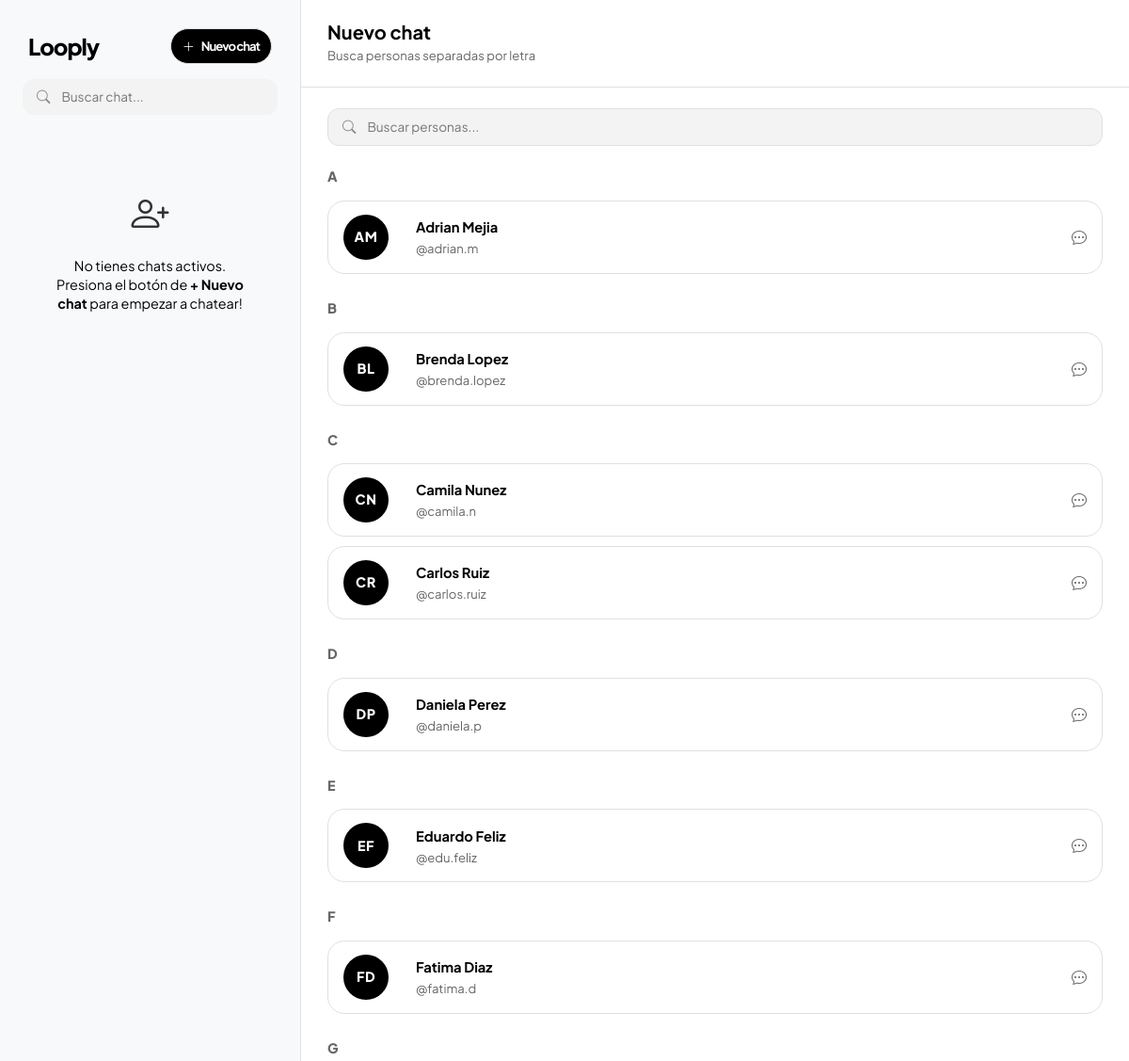
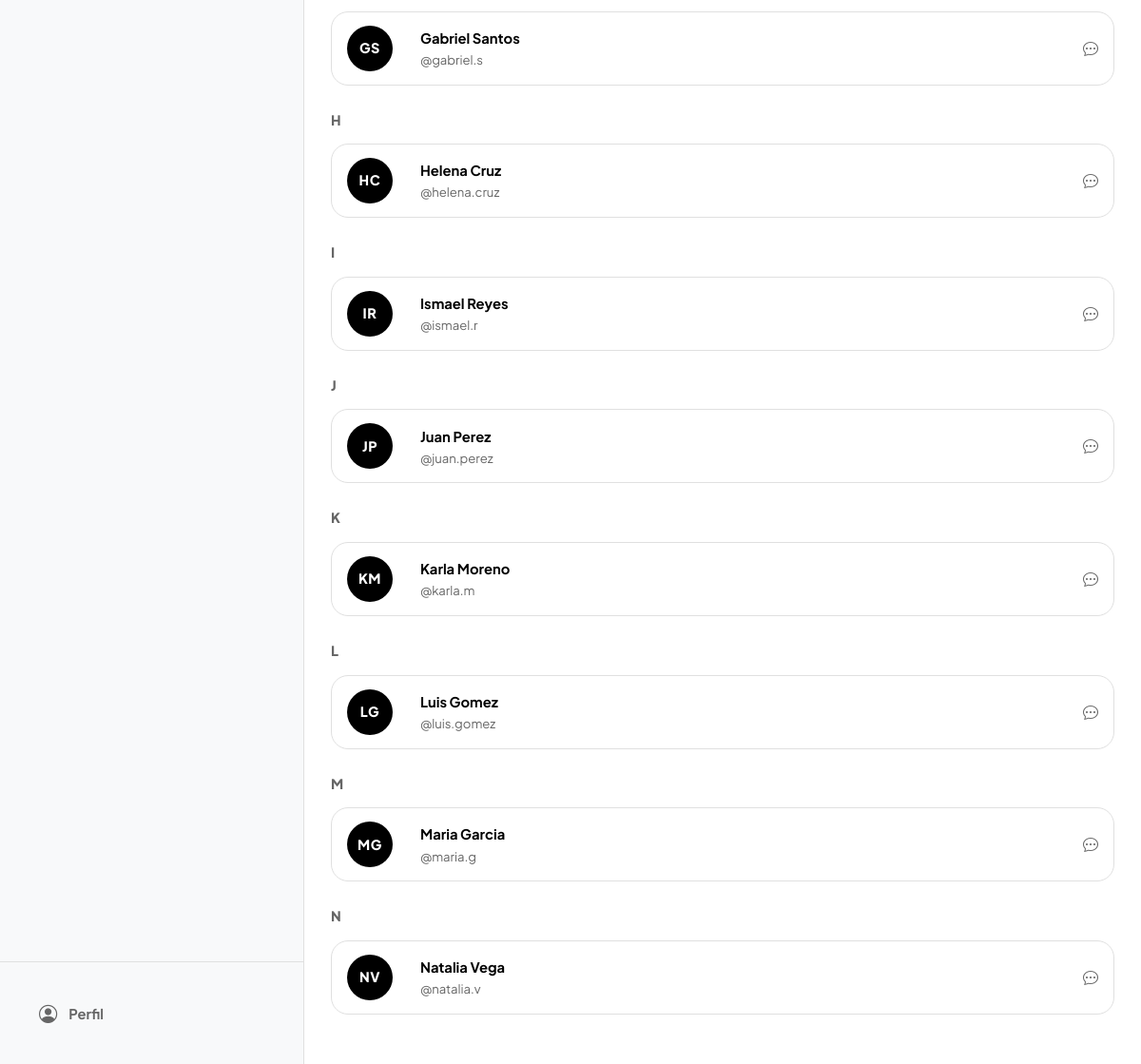
Screenshot of /views/new-chat.php (signed in) with the database file from the repository (2 pictures, top to bottom).
### tables this page shows
CREATE TABLE users (
    id INT AUTO_INCREMENT PRIMARY KEY,
    full_name VARCHAR(100) NOT NULL,
    username VARCHAR(50) NOT NULL UNIQUE,
    email VARCHAR(100) NOT NULL UNIQUE,
    password VARCHAR(255) NOT NULL,
    bio TEXT,
    created_at TIMESTAMP DEFAULT CURRENT_TIMESTAMP
);

### includes/queries.php (called while the page is built, shortened)
<?php
function q_get_all_users_except_me(PDO $db, int $my_id): array
{
    $stmt = $db->prepare('SELECT id, full_name, username FROM users WHERE id != ? ORDER BY full_name ASC');
    $stmt->execute([$my_id]);
    return $stmt->fetchAll();
}

### views/new-chat.php (the view, shortened to what this page needs)
<?php
require_once(__DIR__ . "/../includes/bootstrap.php");
require_once(__DIR__ . "/../includes/queries.php");
$db    = (new connectionDatabase())->con;
$my_id = $_SESSION['user_id'];
$allUsers        = q_get_all_users_except_me($db, $my_id);
$peopleDirectory = [];
foreach ($allUsers as $user) {
    $firstLetter = strtoupper(substr($user['full_name'], 0, 1));
    $peopleDirectory[$firstLetter][] = [
        'id'     => $user['id'],
        'name'   => $user['full_name'],
        'handle' => '@' . $user['username'],
    ];
}
$contacts = q_get_sidebar_contacts($db, $my_id);
function getInitials($name) {
    $words = explode(" ", $name);
    $initials = "";
    foreach ($words as $w) {
        if (!empty($w)) $initials .= $w[0];
    }
    return strtoupper(substr($initials, 0, 2));
}
?>
<!DOCTYPE html>
<html lang="es">
<head>
</head>
<body class="no-mobile-nav">
<div class="app-container mobile-content-page">
    <div class="sidebar">
        <div class="sidebar-header sidebar-header-row pb-0">
            <span>Looply</span>
            <a href="new-chat.php" class="new-chat-trigger new-chat-trigger-active text-decoration-none">
                <i class="bi bi-plus-lg"></i>
                <span>Nuevo chat</span>
            </a>
        </div>
        <div class="px-4 py-3">
            <div class="search-wrapper">
                <i class="bi bi-search"></i>
                <input type="text" class="search-input" placeholder="Buscar chat...">
            </div>
        </div>
        <div class="contact-list">
            <?php if (empty($contacts)): ?>
                <div class="p-5 text-center" style="color: var(--text-bright);">
                    <i class="bi bi-person-plus mb-3 d-block" style="font-size: 2.5rem; opacity: 0.8;"></i>
                    <p style="font-size: 0.9rem; line-height: 1.4;">No tienes chats activos.<br>Presiona el botón de <b>+ Nuevo chat</b> para empezar a chatear!</p>
                </div>
            <?php endif; ?>
        </div>
        <div class="p-4 sidebar-footer" style="border-top: 1px solid var(--glass-border);">
            <a href="profile.php" class="btn-profile">
                <i class="bi bi-person-circle"></i>
                <span>Perfil</span>
            </a>
        </div>
    </div>
    <div class="chat-window">
        <div class="chat-header new-chat-header">
            <div class="new-chat-heading-copy">
                <h5 class="fw-bold mb-0">Nuevo chat</h5>
                <small class="new-chat-subtitle">Busca personas separadas por letra</small>
            </div>
        </div>
        <div class="new-chat-search-bar">
            <div class="search-wrapper new-chat-search-wrapper">
                <i class="bi bi-search"></i>
                <input type="text" id="directorySearchInput" class="search-input" placeholder="Buscar personas...">
            </div>
        </div>
        <div class="directory-list" id="directoryList">
            <?php if (empty($peopleDirectory)): ?>
                <div class="directory-empty-state">No hay otros usuarios registrados</div>
            <?php else: ?>
                <?php foreach ($peopleDirectory as $letter => $people): ?>
                    <section class="directory-letter-group" data-letter-group>
                        <div class="directory-letter-heading"><?php echo $letter; ?></div>
                        <div class="directory-people-list">
                            <?php foreach ($people as $person): ?>
                                <a href="../index.php?user=<?php echo $person['id']; ?>" class="directory-person-card text-decoration-none" data-person-name="<?php echo strtolower($person['name'] . ' ' . $person['handle']); ?>">
                                    <div class="avatar-wrapper">
                                        <div class="avatar avatar-initials" aria-label="<?php echo htmlspecialchars($person['name']); ?>">
                                            <?php echo getInitials($person['name']); ?>
                                        </div>
                                    </div>
                                    <div class="flex-grow-1 text-start">
                                        <div class="fw-bold" style="color: var(--text-bright); font-size: 0.92rem;"><?php echo htmlspecialchars($person['name']); ?></div>
                                        <div class="directory-person-handle"><?php echo htmlspecialchars($person['handle']); ?></div>
                                    </div>
                                    <i class="bi bi-chat-dots directory-person-icon"></i>
                                </a>
                            <?php endforeach; ?>
                        </div>
                    </section>
                <?php endforeach; ?>
            <?php endif; ?>
        </div>
    </div>
</div>
</body>
</html>

### assets/css/custom.css (style rules this page uses)
:root { color-scheme: light dark; --glass-bg: #ffffff; --glass-border: #e0e0e0; --accent-primary: #000000; --accent-secondary: #555555; --text-bright: #000000; --text-dim: #666666; --sidebar-bg: #f8f9fa; --chat-bg: #ffffff; --message-received: #f0f0f0; --message-sent: #000000; --panel-bg: #ffffff; --soft-bg: #f3f3f3; --soft-bg-2: #fafafa; --hover-bg: rgba(0, 0, 0, 0.03); --shadow-soft: 0 10px 28px rgba(0, 0, 0, 0.04); --shadow-strong: 0 8px 22px rgba(0, 0, 0, 0.05); --shadow-xl: 0 18px 45px rgba(0, 0, 0, 0.06); --input-border: #ebebeb; --scrollbar-thumb: #ddd; --sent-text: #ffffff; --icon-muted: #888888; --avatar-shadow: 0 12px 28px rgba(0, 0, 0, 0.12); --surface-tint: rgba(255, 255, 255, 0.72); }
body { margin: 0; min-height: 100vh; font-family: 'Plus Jakarta Sans', sans-serif; background: var(--chat-bg); color: var(--text-bright); }
.app-container { width: 100vw; height: 100vh; background: var(--chat-bg); display: flex; overflow: hidden; }
.sidebar { width: 320px; border-right: 1px solid var(--glass-border); display: flex; flex-direction: column; background: var(--sidebar-bg); }
.sidebar-header { padding: 30px; font-size: 1.5rem; font-weight: 800; color: var(--text-bright); letter-spacing: -1px; padding-bottom: 0; }
a { color: inherit; }
.sidebar-header-row { display: flex; align-items: center; justify-content: space-between; gap: 12px; }
.new-chat-trigger { display: inline-flex; align-items: center; gap: 8px; border: 1px solid var(--glass-border); border-radius: 999px; background: var(--panel-bg); color: var(--text-bright); padding: 8px 12px; font-size: 0.82rem; font-weight: 700; transition: all 0.2s ease; }
.new-chat-trigger:hover, .new-chat-trigger-active { background: var(--accent-primary); color: var(--chat-bg); }
.contact-list { padding: 10px; flex-grow: 1; overflow-y: auto; }
.avatar-wrapper { position: relative; margin-right: 15px; }
.avatar { width: 48px; height: 48px; border-radius: 50%; object-fit: cover; }
.avatar-initials { display: inline-flex; align-items: center; justify-content: center; background: var(--accent-primary); color: var(--chat-bg); font-size: 0.9rem; font-weight: 800; letter-spacing: 0.04em; }
.search-wrapper { background: var(--soft-bg); border-radius: 12px; padding: 8px 15px; display: flex; align-items: center; gap: 10px; }
.search-wrapper i { color: var(--icon-muted); font-size: 0.9rem; }
.search-input { background: transparent; border: none; outline: none; font-size: 0.85rem; width: 100%; color: var(--text-bright); }
.btn-profile { display: flex; align-items: center; gap: 12px; width: 100%; color: var(--text-dim); text-decoration: none; font-weight: 700; font-size: 0.92rem; transition: all 0.2s ease; padding: 14px 16px; border-radius: 16px; border: 1px solid transparent; background: transparent; }
.btn-profile i:first-child { font-size: 1.2rem; margin-right: 0; transition: color 0.2s ease; color: var(--text-dim); }
.btn-profile::after { content: ""; }
.chat-window { flex: 1; display: flex; flex-direction: column; background: var(--chat-bg); min-width: 0; }
.chat-header { display: flex; align-items: center; justify-content: space-between; padding: 22px 28px; border-bottom: 1px solid var(--glass-border); background: var(--chat-bg); }
.new-chat-header { align-items: flex-start; gap: 12px; }
.new-chat-heading-copy { min-width: 0; }
.new-chat-subtitle { color: var(--text-dim); font-size: 0.82rem; }
.new-chat-search-bar { padding: 22px 28px 0; }
.new-chat-search-wrapper { background: var(--soft-bg); border: 1px solid var(--glass-border); }
.directory-list { flex: 1; overflow-y: auto; padding: 20px 28px 28px; }
.directory-letter-group { margin-bottom: 24px; }
.directory-letter-heading { display: inline-block; margin-bottom: 14px; color: var(--text-dim); font-size: 0.9rem; font-weight: 800; letter-spacing: 0.08em; }
.directory-people-list { display: flex; flex-direction: column; gap: 10px; }
.directory-person-card { width: 100%; display: flex; align-items: center; gap: 14px; padding: 14px 16px; border: 1px solid var(--glass-border); border-radius: 18px; background: var(--panel-bg); transition: all 0.2s ease; }
.directory-person-handle { color: var(--text-dim); font-size: 0.82rem; margin-top: 2px; }
.directory-person-icon { color: var(--text-dim); font-size: 1rem; }

### rows the page displays
users: full_name "AM", full_name "Adrian Mejia", handle "@adrian.m"
users: full_name "BL", full_name "Brenda Lopez", handle "@brenda.lopez"
users: full_name "CN", full_name "Camila Nunez", handle "@camila.n"
users: full_name "CR", full_name "Carlos Ruiz", handle "@carlos.ruiz"
users: full_name "DP", full_name "Daniela Perez", handle "@daniela.p"
users: full_name "EF", full_name "Eduardo Feliz", handle "@edu.feliz"
users: full_name "FD", full_name "Fatima Diaz", handle "@fatima.d"
users: full_name "GS", full_name "Gabriel Santos", handle "@gabriel.s"
users: full_name "HC", full_name "Helena Cruz", handle "@helena.cruz"
users: full_name "IR", full_name "Ismael Reyes", handle "@ismael.r"
users: full_name "JP", full_name "Juan Perez", handle "@juan.perez"
users: full_name "KM", full_name "Karla Moreno", handle "@karla.m"
users: full_name "LG", full_name "Luis Gomez", handle "@luis.gomez"
users: full_name "MG", full_name "Maria Garcia", handle "@maria.g"
users: full_name "NV", full_name "Natalia Vega", handle "@natalia.v"

### other values shown
$letter "A"
$letter "B"
$letter "C"
$letter "D"
$letter "E"
$letter "F"
$letter "G"
$letter "H"
$letter "I"
$letter "J"
$letter "K"
$letter "L"
$letter "M"
$letter "N"
